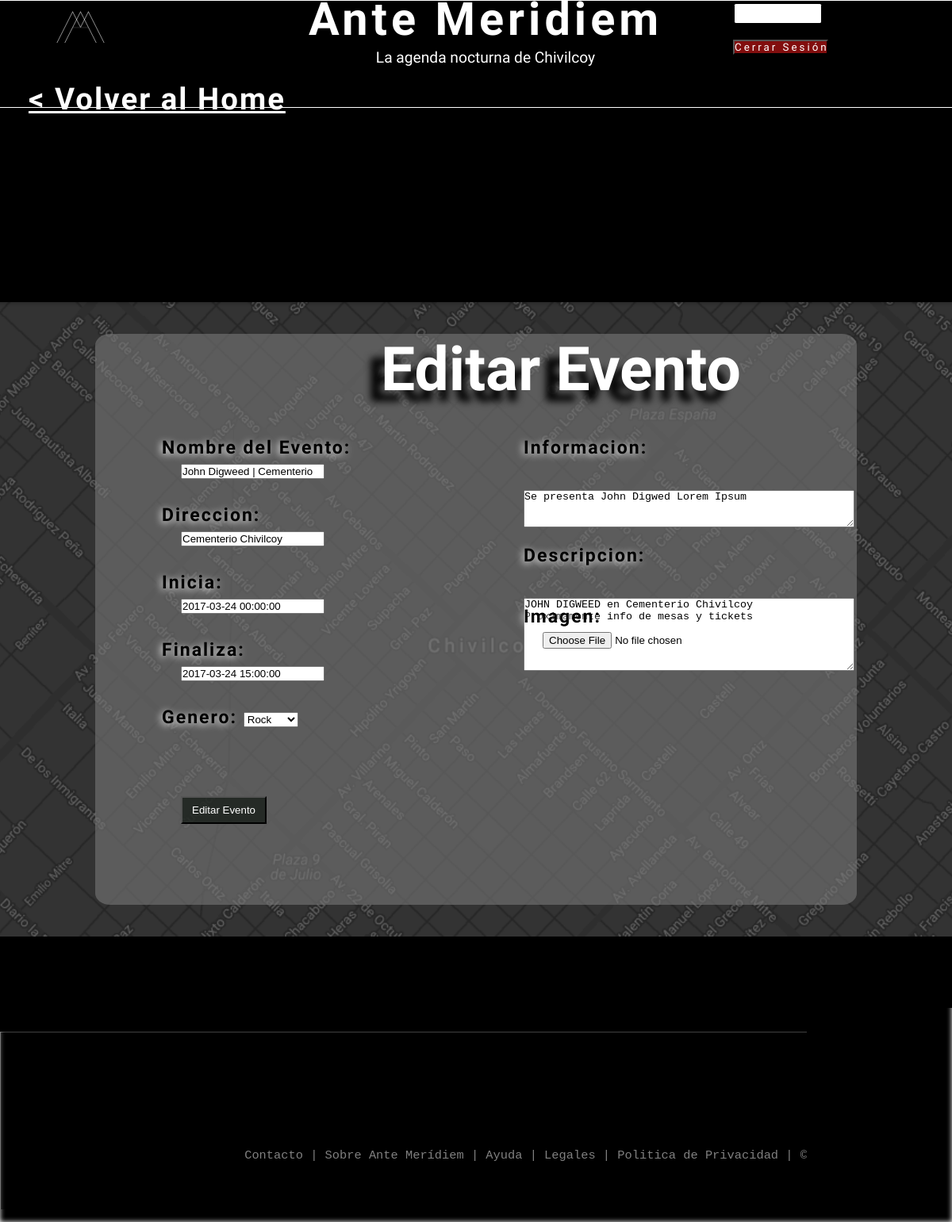
Screenshot of /php/publication_edit.php?id_publication=10 (signed in) with the database file from the repository.
### tables this page shows
CREATE TABLE `publicaciones` (
  `description` varchar(150) NOT NULL,
  `text` text NOT NULL,
  `user_name` varchar(20) NOT NULL,
  `id_publication` int(10) NOT NULL,
  `address` varchar(250) NOT NULL,
  `title` varchar(60) NOT NULL,
  `date_emit` datetime NOT NULL DEFAULT CURRENT_TIMESTAMP ON UPDATE CURRENT_TIMESTAMP,
  `date_initiation` datetime NOT NULL,
  `date_end` datetime NOT NULL,
  `gender` varchar(40) NOT NULL,
  `image` varchar(255) DEFAULT NULL
);

### php/publication_edit.php (the view, shortened to what this page needs)
<?php
include("connections.php");
 if (!isset($_GET['id_publication'])||!isset($_SESSION['user_name'])) {
      header("Location: ../index.php#home");
  }
  else{
      $id_publication = $_GET['id_publication'];
      $a=" SELECT publicaciones.id_publication , publicaciones.user_name , publicaciones.title , publicaciones.description , publicaciones.text , publicaciones.address , publicaciones.date_initiation , publicaciones.date_end , publicaciones.gender,  COUNT( DISTINCT(i.user_name)) AS interesados , COUNT(DISTINCT(a.user_name)) AS asistentes , publicaciones.image FROM publicaciones AS publicaciones
           LEFT OUTER JOIN assistants AS a USING(id_publication)
           LEFT OUTER JOIN interested AS i USING(id_publication)
           WHERE publicaciones.id_publication = '$id_publication'
          GROUP BY user_name ";
      $consulta = mysqli_query($conexion,$a) or die (mysqli_error($conexion));
      if($consulta){
            $cant_reg_consulta= mysqli_num_rows($consulta);
               if ($cant_reg_consulta>0) {
                        $publicacion = mysqli_fetch_row($consulta);
                    }else{
                      echo "no traje nada";
                      header("Location: ../index.php#home");
                    }
                  }else{
                                    echo "fallo la consulta";
                                    header("Location: ../index.php#home");
                  }
     }
 ?>
<!DOCTYPE html>
<html lang="es">
  <head>
    <link rel="stylesheet" href="../css/style.css">
   <link rel="stylesheet" type="text/css" href="../js/datetimepicker/jquery.datetimepicker.css">
  </head>
  <body class="screen_addEvent">
    <div class="contenido" >
      <div class="header">
        <div class="header-logo">
          <img src="../img/logo/logoblack.jpg" alt="Logo">
        </div>
        <div class="header-center">
          <h2>Ante Meridiem</h2>
          <p> La agenda nocturna de Chivilcoy</p>
        </div>
        <div class="header-login">
       <?php    if(isset($_SESSION['user_name']))  {
              ?>
                <ul class="show_name">
                    <li>
                      <a href="screen_user.php?user=<?php echo $_SESSION['user_name'];
                         ?>"><?php echo $_SESSION['user_name'];
                         ?>                   </a>
                    </li>
                    <input type="button" id="button_close_session" value="Cerrar Sesión">
                 </ul>
                <?php
              } else {
              			header("Location: ../index.php#home");
              		}
                  ?>
        </div>
        </div>
        <div class="buscador">
         </div>
      <h2 class="back"> <a href="../index.php#home"> < Volver al Home </a> </h2>
		<div class="addEvent-mainContent">
			<div class="addEvent">
				<h2> Editar Evento </h2>
				<div class="addEvent-left">
					<form action="edit_event.php?id_publication=<?php echo $publicacion[0];  ?>" method="POST" id="crearEvento" enctype="multipart/form-data">
						<label>
							Nombre del Evento:
							<br>
							<input type="text" name="title" maxlength="40"   required value="<?php echo $publicacion[2];  ?>">
						</label>
						<br>
						<label>
							Direccion:
							<br>
							<input type="text" name="address" maxlength="30"  required value="<?php echo $publicacion[5];  ?>" >
						</label>
						<br>
						<label>
						Inicia:
							<br>
							<input class="date" type="datetime" name="date_initiation" id= "campofecha"  required value="<?php echo $publicacion[6];  ?>">
						</label>
						<br>
						<label>
							Finaliza:
							<br>
							<input class="date" type="datetime" name ="date_end" id= "campofecha2" required value="<?php echo $publicacion[7];  ?>" >
						</label>
						<br>
						<label>
							Genero:
							<select name="gender" >
								<option value="rock">Rock</option>
							</select>
						</label>
						<br>
						<label class="upImage"  >
							Imagen:
							<input type="file" name="image" >
						</label>
					<label>
          	<input id="enviarEvento" type="submit" value="Editar Evento">
          </label>
					</form>
				</div>
				<div class="addEvent-right">
						<label>
							Informacion:
							<br>
							<textarea form="crearEvento" rows="3" cols="50"  maxlength="60" value name= "text" ><?php echo $publicacion[3];  ?></textarea>
						</label>
						<br>
						<label>
							Descripcion:
							<br>
							<textarea form="crearEvento" rows="6" cols="50"  placeholder="Información más amplia acerca del evento..." name="description"  required><?php echo $publicacion[4];  ?></textarea>
						</label>
					<br>
				</div>
			</div>
		</div>
			<div class="black">
			</div>
    <div class="footer">
      <ul>
        <li><a href="screen_footer.php">Contacto |</a></li>
        <li><a href="screen_footer.php">Sobre Ante Merídiem  |</a></li>
        <li><a href="screen_footer.php">Ayuda  |</a></li>
        <li><a href="screen_footer.php">Legales  |</a></li>
        <li><a href="screen_footer.php">Politica de Privacidad  |</a></li>
        <li><a href="screen_footer.php">© Copyright 2017  </a></li>
      </ul>
    </div>
    </body>
    </html>

### css/style.css (style rules this page uses)
* { margin: 0; padding: 0; box-sizing: border-box; }
a { color: white; }
h2 { font-family: 'Six Caps', sans-serif; font-size: 2em; color: white; }
p { font-family: 'Amatic SC', cursive; font-size: 1em; }
body { max-width: 1920px; font-size: 1.2em; overflow-x: hidden; }
.header { width: 100%; min-height: 84px; height: 12vh; background-color: black; color: white; border-bottom: 0.2px solid white; color: white; border-top: 1px solid white; }
.header-logo { width: 23%; float: left; }
.header-logo img { width: 30%; max-width: 282px; margin-left: 5vw; }
.header-center { width: 54%; float: left; text-align: center; padding-left: 2vw; padding-top: 2vh; line-height: 2vh; }
.header-login { width: 23%; float: right; display: inline-block; }
.header-center h2 { font-family: 'Six Caps', sans-serif; font-size: 2.5em; color: white; letter-spacing: 15px; }
.header-center p { font-size: 1.5em; position: relative; top: 4vh; }
#button_close_session { display: inline-block; width: 10vw; font-family: 'Six Caps', sans-serif; background-color: rgba(206, 23, 23, 0.63); color: white; letter-spacing: 3px; top: 3vh; position: relative; }
.show_name li { list-style-type: none; }
.show_name a { padding: 1vh 1vw; position: relative; top: 1.5vh; background-color: white; color: black; left: 2vw; font-weight: bolder; letter-spacing: 4px; }
.header-login a { text-decoration: none; color: white; font-family: 'Amatic SC', cursive; padding:1px 8px; position: relative; top: 0.6vh; left: 0.2vw; border-radius: 5%; border: 1px solid white; font-size: 1em; }
.buscador { clear: both; width: 100%; height: 10vh; background-color: black; text-align: center; line-height: 10vh; padding-top: 3%; padding-bottom: 7%; }
.contenido { background-color: black; height: 150vh; }
.footer { border:1px solid grey; font-family: 'PT Mono', monospace; height:30vh; width:100%; background-color:black; opacity:0.5; }
.footer ul { list-style-type: none; margin: 0; padding: 0; margin-top:9em; padding-top:0.5em; padding-bottom:0.5em; padding-left: 20em; background-color: black; }
.footer li { display: inline; background-color: black; }
.footer li a { color:white; text-decoration:none; }
.back { position: relative; display: inline-block; left: 3vw; top: 4vh; letter-spacing: 2px; }
.addEvent-mainContent { width:100vw; height:100vh; background-image:url("../img/backgrounds/mapachivilblack.png"); background-position:center; background-size:cover; position:relative; margin-top:10vh; }
.screen_addEvent .back { top:-10vh; }
.addEvent { width:80vw; height: 90vh; position:relative; margin-left:10vw; top:5vh; background-color:rgba(119, 119, 119, 0.62); border-radius:2%; }
.addEvent h2 { font-size:4em; margin-left:30vw; text-shadow: -17px 14px 10px black; }
.addEvent-left { float:left; width:50%; height: 70%; padding:5vh 7vw; }
.addEvent-right { float:right; width:50%; height: 70%; padding:5vh 5vw; }
.addEvent label { font-family: 'Amatic SC', cursive; font-size:1.2em; font-weight:bold; letter-spacing:2px; margin-bottom:2vh; text-shadow: -2px 2px 10px white; }
.addEvent input { margin-bottom:4vh; margin-left:2vw; }
.date { margin-left:2vw; }
.addEvent textarea { margin-top:5vh; margin-bottom:2vh; }
.upImage { left:38vw; top:-10vh; position:relative; }
input#enviarEvento { background-color: rgba(11, 19, 13, 0.67); color: white; padding: 1vh 1vw; transition: background-color 1s ease-in-out; }
.black { background-color:black; width:100vw; height:15vh; }
@media (max-width: 1400px) { .header { height: 17vh; font-size: 1em; } }
@media (max-width: 1400px) { .header-center h2 { font-size: 3em; letter-spacing: 5px; } }
@media (max-width: 1400px) { .header-center p { font-size: 1em; } }
@media (max-width: 1400px) { .header-login a { font-size: 0.9em; } }
@media (max-width: 1400px) { .footer { font-size: 0.8em; } }

### rows the page displays
publicaciones: title "John Digweed | Cementerio", address "Cementerio Chivilcoy", date_initiation "2017-03-24 00:00:00", date_end "2017-03-24 15:00:00", text "Se presenta John Digwed Lorem Ipsum", description "JOHN DIGWEED en Cementerio Chivilcoy Proximamente info de mesas y tickets"
